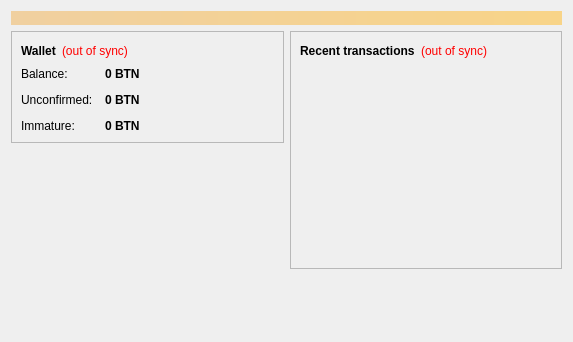
<?xml version="1.0" encoding="UTF-8"?>
<ui version="4.0">
 <class>OverviewPage</class>
 <widget class="QWidget" name="OverviewPage">
  <property name="geometry">
   <rect>
    <x>0</x>
    <y>0</y>
    <width>573</width>
    <height>342</height>
   </rect>
  </property>
  <property name="windowTitle">
   <string>Form</string>
  </property>
  <layout class="QVBoxLayout" name="topLayout">
   <item>
    <widget class="QLabel" name="labelAlerts">
     <property name="visible">
      <bool>false</bool>
     </property>
     <property name="styleSheet">
      <string notr="true">background-color: qlineargradient(x1: 0, y1: 0, x2: 1, y2: 0, stop:0 #F0D0A0, stop:1 #F8D488); color:#000000;</string>
     </property>
     <property name="wordWrap">
      <bool>true</bool>
     </property>
     <property name="margin">
      <number>3</number>
     </property>
    </widget>
   </item>
   <item>
    <layout class="QHBoxLayout" name="horizontalLayout" stretch="1,1">
     <item>
      <layout class="QVBoxLayout" name="verticalLayout_2">
       <item>
        <widget class="QFrame" name="frame">
         <property name="frameShape">
          <enum>QFrame::StyledPanel</enum>
         </property>
         <property name="frameShadow">
          <enum>QFrame::Raised</enum>
         </property>
         <layout class="QVBoxLayout" name="verticalLayout_4">
          <item>
           <layout class="QHBoxLayout" name="horizontalLayout_4">
            <item>
             <widget class="QLabel" name="label_5">
              <property name="font">
               <font>
                <weight>75</weight>
                <bold>true</bold>
               </font>
              </property>
              <property name="text">
               <string>Wallet</string>
              </property>
             </widget>
            </item>
            <item>
             <widget class="QLabel" name="labelWalletStatus">
              <property name="toolTip">
               <string>The displayed information may be out of date. Your wallet automatically synchronizes with the Batman network after a connection is established, but this process has not completed yet.</string>
              </property>
              <property name="styleSheet">
               <string notr="true">QLabel { color: red; }</string>
              </property>
              <property name="text">
               <string notr="true">(out of sync)</string>
              </property>
              <property name="alignment">
               <set>Qt::AlignLeading|Qt::AlignLeft|Qt::AlignVCenter</set>
              </property>
             </widget>
            </item>
            <item>
             <spacer name="horizontalSpacer_2">
              <property name="orientation">
               <enum>Qt::Horizontal</enum>
              </property>
              <property name="sizeHint" stdset="0">
               <size>
                <width>40</width>
                <height>20</height>
               </size>
              </property>
             </spacer>
            </item>
           </layout>
          </item>
          <item>
           <layout class="QFormLayout" name="formLayout_2">
            <property name="fieldGrowthPolicy">
             <enum>QFormLayout::AllNonFixedFieldsGrow</enum>
            </property>
            <property name="horizontalSpacing">
             <number>12</number>
            </property>
            <property name="verticalSpacing">
             <number>12</number>
            </property>
            <item row="0" column="0">
             <widget class="QLabel" name="label">
              <property name="text">
               <string>Balance:</string>
              </property>
             </widget>
            </item>
            <item row="0" column="1">
             <widget class="QLabel" name="labelBalance">
              <property name="font">
               <font>
                <weight>75</weight>
                <bold>true</bold>
               </font>
              </property>
              <property name="cursor">
               <cursorShape>IBeamCursor</cursorShape>
              </property>
              <property name="toolTip">
               <string>Your current balance</string>
              </property>
              <property name="text">
               <string notr="true">0 BTN</string>
              </property>
              <property name="textInteractionFlags">
               <set>Qt::LinksAccessibleByMouse|Qt::TextSelectableByKeyboard|Qt::TextSelectableByMouse</set>
              </property>
             </widget>
            </item>
            <item row="1" column="0">
             <widget class="QLabel" name="label_3">
              <property name="text">
               <string>Unconfirmed:</string>
              </property>
             </widget>
            </item>
            <item row="1" column="1">
             <widget class="QLabel" name="labelUnconfirmed">
              <property name="font">
               <font>
                <weight>75</weight>
                <bold>true</bold>
               </font>
              </property>
              <property name="cursor">
               <cursorShape>IBeamCursor</cursorShape>
              </property>
              <property name="toolTip">
               <string>Total of transactions that have yet to be confirmed, and do not yet count toward the current balance</string>
              </property>
              <property name="text">
               <string notr="true">0 BTN</string>
              </property>
              <property name="textInteractionFlags">
               <set>Qt::LinksAccessibleByMouse|Qt::TextSelectableByKeyboard|Qt::TextSelectableByMouse</set>
              </property>
             </widget>
            </item>
            <item row="2" column="0">
             <widget class="QLabel" name="labelImmatureText">
              <property name="text">
               <string>Immature:</string>
              </property>
             </widget>
            </item>
            <item row="2" column="1">
             <widget class="QLabel" name="labelImmature">
              <property name="font">
               <font>
                <weight>75</weight>
                <bold>true</bold>
               </font>
              </property>
              <property name="toolTip">
               <string>Mined balance that has not yet matured</string>
              </property>
              <property name="text">
               <string notr="true">0 BTN</string>
              </property>
              <property name="textInteractionFlags">
               <set>Qt::LinksAccessibleByMouse|Qt::TextSelectableByKeyboard|Qt::TextSelectableByMouse</set>
              </property>
             </widget>
            </item>
           </layout>
          </item>
         </layout>
        </widget>
       </item>
       <item>
        <spacer name="verticalSpacer">
         <property name="orientation">
          <enum>Qt::Vertical</enum>
         </property>
         <property name="sizeHint" stdset="0">
          <size>
           <width>20</width>
           <height>40</height>
          </size>
         </property>
        </spacer>
       </item>
      </layout>
     </item>
     <item>
      <layout class="QVBoxLayout" name="verticalLayout_3">
       <item>
        <widget class="QFrame" name="frame_2">
         <property name="frameShape">
          <enum>QFrame::StyledPanel</enum>
         </property>
         <property name="frameShadow">
          <enum>QFrame::Raised</enum>
         </property>
         <layout class="QVBoxLayout" name="verticalLayout">
          <item>
           <layout class="QHBoxLayout" name="horizontalLayout_2">
            <item>
             <widget class="QLabel" name="label_4">
              <property name="text">
               <string>&lt;b&gt;Recent transactions&lt;/b&gt;</string>
              </property>
             </widget>
            </item>
            <item>
             <widget class="QLabel" name="labelTransactionsStatus">
              <property name="toolTip">
               <string>The displayed information may be out of date. Your wallet automatically synchronizes with the Batman network after a connection is established, but this process has not completed yet.</string>
              </property>
              <property name="styleSheet">
               <string notr="true">QLabel { color: red; }</string>
              </property>
              <property name="text">
               <string notr="true">(out of sync)</string>
              </property>
              <property name="alignment">
               <set>Qt::AlignRight|Qt::AlignTrailing|Qt::AlignVCenter</set>
              </property>
             </widget>
            </item>
            <item>
             <spacer name="horizontalSpacer">
              <property name="orientation">
               <enum>Qt::Horizontal</enum>
              </property>
              <property name="sizeHint" stdset="0">
               <size>
                <width>40</width>
                <height>20</height>
               </size>
              </property>
             </spacer>
            </item>
           </layout>
          </item>
          <item>
           <widget class="QListView" name="listTransactions">
            <property name="styleSheet">
             <string notr="true">QListView { background: transparent; }</string>
            </property>
            <property name="frameShape">
             <enum>QFrame::NoFrame</enum>
            </property>
            <property name="verticalScrollBarPolicy">
             <enum>Qt::ScrollBarAlwaysOff</enum>
            </property>
            <property name="horizontalScrollBarPolicy">
             <enum>Qt::ScrollBarAlwaysOff</enum>
            </property>
            <property name="selectionMode">
             <enum>QAbstractItemView::NoSelection</enum>
            </property>
           </widget>
          </item>
         </layout>
        </widget>
       </item>
       <item>
        <spacer name="verticalSpacer_2">
         <property name="orientation">
          <enum>Qt::Vertical</enum>
         </property>
         <property name="sizeHint" stdset="0">
          <size>
           <width>20</width>
           <height>40</height>
          </size>
         </property>
        </spacer>
       </item>
      </layout>
     </item>
    </layout>
   </item>
  </layout>
 </widget>
 <resources/>
 <connections/>
</ui>
